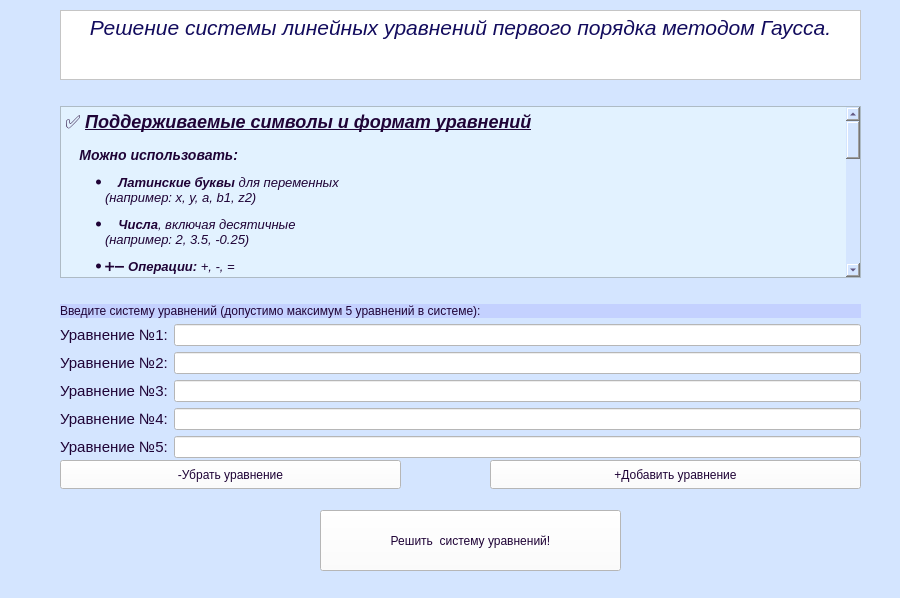
<?xml version="1.0" encoding="UTF-8"?>
<ui version="4.0">
 <class>MainWindow</class>
 <widget class="QMainWindow" name="MainWindow">
  <property name="geometry">
   <rect>
    <x>0</x>
    <y>0</y>
    <width>900</width>
    <height>598</height>
   </rect>
  </property>
  <property name="windowTitle">
   <string>Меню</string>
  </property>
  <property name="styleSheet">
   <string notr="true">color: rgb(31, 3, 54);
background-color: rgb(212, 229, 255);
</string>
  </property>
  <widget class="QWidget" name="centralwidget">
   <widget class="QPushButton" name="pushButtonSolveUrav">
    <property name="geometry">
     <rect>
      <x>320</x>
      <y>510</y>
      <width>301</width>
      <height>61</height>
     </rect>
    </property>
    <property name="styleSheet">
     <string notr="true">background-color: rgb(255, 255, 255);</string>
    </property>
    <property name="text">
     <string>Решить  систему уравнений!</string>
    </property>
   </widget>
   <widget class="QWidget" name="verticalLayoutWidget">
    <property name="geometry">
     <rect>
      <x>60</x>
      <y>10</y>
      <width>801</width>
      <height>448</height>
     </rect>
    </property>
    <layout class="QVBoxLayout" name="verticalLayout">
     <item>
      <widget class="QTextBrowser" name="textBrowser">
       <property name="maximumSize">
        <size>
         <width>16777215</width>
         <height>85</height>
        </size>
       </property>
       <property name="styleSheet">
        <string notr="true">background-color: rgb(255, 255, 255);</string>
       </property>
       <property name="html">
        <string>&lt;!DOCTYPE HTML PUBLIC &quot;-//W3C//DTD HTML 4.0//EN&quot; &quot;http://www.w3.org/TR/REC-html40/strict.dtd&quot;&gt;
&lt;html&gt;&lt;head&gt;&lt;meta name=&quot;qrichtext&quot; content=&quot;1&quot; /&gt;&lt;meta charset=&quot;utf-8&quot; /&gt;&lt;style type=&quot;text/css&quot;&gt;
p, li { white-space: pre-wrap; }
hr { height: 1px; border-width: 0; }
li.unchecked::marker { content: &quot;\2610&quot;; }
li.checked::marker { content: &quot;\2612&quot;; }
&lt;/style&gt;&lt;/head&gt;&lt;body style=&quot; font-family:'Segoe UI'; font-size:9pt; font-weight:400; font-style:normal;&quot;&gt;
&lt;p align=&quot;center&quot; style=&quot; margin-top:0px; margin-bottom:0px; margin-left:0px; margin-right:0px; -qt-block-indent:0; text-indent:0px;&quot;&gt;&lt;span style=&quot; font-size:16pt; font-style:italic; color:#120b5d;&quot;&gt;Решение системы линейных уравнений первого порядка методом Гаусcа.&lt;/span&gt;&lt;/p&gt;&lt;/body&gt;&lt;/html&gt;</string>
       </property>
      </widget>
     </item>
     <item>
      <spacer name="verticalSpacer_2">
       <property name="orientation">
        <enum>Qt::Orientation::Vertical</enum>
       </property>
       <property name="sizeHint" stdset="0">
        <size>
         <width>20</width>
         <height>40</height>
        </size>
       </property>
      </spacer>
     </item>
     <item>
      <widget class="QTextBrowser" name="textBrowser_2">
       <property name="styleSheet">
        <string notr="true">
background-color: rgb(226, 242, 255);</string>
       </property>
       <property name="html">
        <string>&lt;!DOCTYPE HTML PUBLIC &quot;-//W3C//DTD HTML 4.0//EN&quot; &quot;http://www.w3.org/TR/REC-html40/strict.dtd&quot;&gt;
&lt;html&gt;&lt;head&gt;&lt;meta name=&quot;qrichtext&quot; content=&quot;1&quot; /&gt;&lt;meta charset=&quot;utf-8&quot; /&gt;&lt;style type=&quot;text/css&quot;&gt;
p, li { white-space: pre-wrap; }
hr { height: 1px; border-width: 0; }
li.unchecked::marker { content: &quot;\2610&quot;; }
li.checked::marker { content: &quot;\2612&quot;; }
&lt;/style&gt;&lt;/head&gt;&lt;body style=&quot; font-family:'Segoe UI'; font-size:9pt; font-weight:400; font-style:normal;&quot;&gt;
&lt;h2 style=&quot; margin-top:16px; margin-bottom:12px; margin-left:0px; margin-right:0px; -qt-block-indent:0; text-indent:0px;&quot;&gt;&lt;span style=&quot; font-size:10pt; font-weight:700; font-style:italic;&quot;&gt;✅ &lt;/span&gt;&lt;span style=&quot; font-size:10pt; font-weight:700; font-style:italic; text-decoration: underline;&quot;&gt;Поддерживаемые символы и формат уравнений&lt;/span&gt;&lt;/h2&gt;
&lt;h3 style=&quot; margin-top:14px; margin-bottom:12px; margin-left:0px; margin-right:0px; -qt-block-indent:0; text-indent:0px;&quot;&gt;&lt;span style=&quot; font-size:10pt; font-weight:700; font-style:italic;&quot;&gt;📌 Можно использовать:&lt;/span&gt;&lt;/h3&gt;
&lt;ul style=&quot;margin-top: 0px; margin-bottom: 0px; margin-left: 0px; margin-right: 0px; -qt-list-indent: 1;&quot;&gt;
&lt;li style=&quot; font-size:10pt; font-style:italic;&quot; style=&quot; margin-top:12px; margin-bottom:12px; margin-left:0px; margin-right:0px; -qt-block-indent:0; text-indent:0px;&quot;&gt;🔤 &lt;span style=&quot; font-weight:700;&quot;&gt;Латинские буквы&lt;/span&gt; для переменных&lt;br /&gt;(например: &lt;span style=&quot; font-family:'Courier New';&quot;&gt;x&lt;/span&gt;, &lt;span style=&quot; font-family:'Courier New';&quot;&gt;y&lt;/span&gt;, &lt;span style=&quot; font-family:'Courier New';&quot;&gt;a&lt;/span&gt;, &lt;span style=&quot; font-family:'Courier New';&quot;&gt;b1&lt;/span&gt;, &lt;span style=&quot; font-family:'Courier New';&quot;&gt;z2&lt;/span&gt;)&lt;/li&gt;
&lt;li style=&quot; font-size:10pt; font-style:italic;&quot; style=&quot; margin-top:12px; margin-bottom:12px; margin-left:0px; margin-right:0px; -qt-block-indent:0; text-indent:0px;&quot;&gt;🔢 &lt;span style=&quot; font-weight:700;&quot;&gt;Числа&lt;/span&gt;, включая десятичные&lt;br /&gt;(например: &lt;span style=&quot; font-family:'Courier New';&quot;&gt;2&lt;/span&gt;, &lt;span style=&quot; font-family:'Courier New';&quot;&gt;3.5&lt;/span&gt;, &lt;span style=&quot; font-family:'Courier New';&quot;&gt;-0.25&lt;/span&gt;)&lt;/li&gt;
&lt;li style=&quot; font-size:10pt; font-style:italic;&quot; style=&quot; margin-top:12px; margin-bottom:12px; margin-left:0px; margin-right:0px; -qt-block-indent:0; text-indent:0px;&quot;&gt;➕➖ &lt;span style=&quot; font-weight:700;&quot;&gt;Операции:&lt;/span&gt; &lt;span style=&quot; font-family:'Courier New';&quot;&gt;+&lt;/span&gt;, &lt;span style=&quot; font-family:'Courier New';&quot;&gt;-&lt;/span&gt;, &lt;span style=&quot; font-family:'Courier New';&quot;&gt;=&lt;/span&gt;&lt;/li&gt;
&lt;li style=&quot; font-size:10pt; font-style:italic;&quot; style=&quot; margin-top:12px; margin-bottom:0px; margin-left:0px; margin-right:0px; -qt-block-indent:0; text-indent:0px;&quot;&gt;␣ &lt;span style=&quot; font-weight:700;&quot;&gt;Пробелы&lt;/span&gt;&lt;br /&gt;(игнорируются при обработке)&lt;/li&gt;&lt;/ul&gt;
&lt;p style=&quot; margin-top:12px; margin-bottom:12px; margin-left:0px; margin-right:0px; -qt-block-indent:0; text-indent:0px;&quot;&gt;&lt;span style=&quot; font-size:10pt; font-weight:700; font-style:italic;&quot;&gt;📐 Формат уравнения:&lt;/span&gt;&lt;/p&gt;
&lt;ul style=&quot;margin-top: 0px; margin-bottom: 0px; margin-left: 0px; margin-right: 0px; -qt-list-indent: 1;&quot;&gt;
&lt;li style=&quot; font-size:10pt; font-style:italic;&quot; style=&quot; margin-top:12px; margin-bottom:12px; margin-left:0px; margin-right:0px; -qt-block-indent:0; text-indent:0px;&quot;&gt;Каждое уравнение должно быть &lt;span style=&quot; font-weight:700;&quot;&gt;линейным&lt;/span&gt;.&lt;/li&gt;
&lt;li style=&quot; font-size:10pt; font-style:italic;&quot; style=&quot; margin-top:12px; margin-bottom:0px; margin-left:0px; margin-right:0px; -qt-block-indent:0; text-indent:0px;&quot;&gt;🔍 &lt;span style=&quot; font-weight:700;&quot;&gt;Пример допустимого уравнения:&lt;/span&gt;&lt;/li&gt;&lt;/ul&gt;
&lt;p style=&quot; margin-top:12px; margin-bottom:12px; margin-left:0px; margin-right:0px; -qt-block-indent:1; text-indent:0px;&quot;&gt;&lt;span style=&quot; font-size:10pt; font-weight:700; font-style:italic;&quot;&gt;2x + 3y = 5&lt;/span&gt;&lt;/p&gt;
&lt;p style=&quot; margin-top:0px; margin-bottom:0px; margin-left:0px; margin-right:0px; -qt-block-indent:0; text-indent:0px;&quot;&gt;&lt;span style=&quot; font-size:10pt; font-weight:700; font-style:italic;&quot;&gt;⚠️ Не поддерживается:&lt;/span&gt;&lt;/p&gt;
&lt;ul style=&quot;margin-top: 0px; margin-bottom: 0px; margin-left: 0px; margin-right: 0px; -qt-list-indent: 1;&quot;&gt;
&lt;li style=&quot; font-size:10pt; font-style:italic;&quot; style=&quot; margin-top:12px; margin-bottom:12px; margin-left:0px; margin-right:0px; -qt-block-indent:0; text-indent:0px;&quot;&gt;❌ Умножение с символом &lt;span style=&quot; font-family:'Courier New';&quot;&gt;*&lt;/span&gt; (например: &lt;span style=&quot; font-family:'Courier New';&quot;&gt;2*x&lt;/span&gt;)&lt;/li&gt;
&lt;li style=&quot; font-size:10pt; font-style:italic;&quot; style=&quot; margin-top:12px; margin-bottom:12px; margin-left:0px; margin-right:0px; -qt-block-indent:0; text-indent:0px;&quot;&gt;❌ Скобки &lt;span style=&quot; font-family:'Courier New';&quot;&gt;( )&lt;/span&gt;&lt;/li&gt;
&lt;li style=&quot; font-size:10pt; font-style:italic;&quot; style=&quot; margin-top:12px; margin-bottom:12px; margin-left:0px; margin-right:0px; -qt-block-indent:0; text-indent:0px;&quot;&gt;❌ Степени &lt;span style=&quot; font-family:'Courier New';&quot;&gt;^&lt;/span&gt;&lt;/li&gt;
&lt;li style=&quot; font-size:10pt; font-style:italic;&quot; style=&quot; margin-top:12px; margin-bottom:12px; margin-left:0px; margin-right:0px; -qt-block-indent:0; text-indent:0px;&quot;&gt;❌ Деление &lt;span style=&quot; font-family:'Courier New';&quot;&gt;/&lt;/span&gt;&lt;/li&gt;
&lt;li style=&quot; font-size:10pt; font-style:italic;&quot; style=&quot; margin-top:12px; margin-bottom:12px; margin-left:0px; margin-right:0px; -qt-block-indent:0; text-indent:0px;&quot;&gt;❌ Русские буквы (например: &lt;span style=&quot; font-family:'Courier New';&quot;&gt;а&lt;/span&gt;, &lt;span style=&quot; font-family:'Courier New';&quot;&gt;б&lt;/span&gt;, &lt;span style=&quot; font-family:'Courier New';&quot;&gt;х&lt;/span&gt;)&lt;/li&gt;
&lt;li style=&quot; font-size:10pt; font-style:italic;&quot; style=&quot; margin-top:12px; margin-bottom:0px; margin-left:0px; margin-right:0px; -qt-block-indent:0; text-indent:0px;&quot;&gt;❌ Специальные символы &lt;span style=&quot; font-family:'Courier New';&quot;&gt;@&lt;/span&gt;, &lt;span style=&quot; font-family:'Courier New';&quot;&gt;#&lt;/span&gt;, &lt;span style=&quot; font-family:'Courier New';&quot;&gt;!&lt;/span&gt;, и т.п.&lt;/li&gt;&lt;/ul&gt;
&lt;p style=&quot; margin-top:12px; margin-bottom:12px; margin-left:0px; margin-right:0px; -qt-block-indent:0; text-indent:0px;&quot;&gt;&lt;span style=&quot; font-size:10pt; font-weight:700; font-style:italic;&quot;&gt;🧠 Важно помнить:&lt;/span&gt;&lt;/p&gt;
&lt;ul style=&quot;margin-top: 0px; margin-bottom: 0px; margin-left: 0px; margin-right: 0px; -qt-list-indent: 1;&quot;&gt;
&lt;li style=&quot; font-size:10pt; font-style:italic;&quot; style=&quot; margin-top:12px; margin-bottom:12px; margin-left:0px; margin-right:0px; -qt-block-indent:0; text-indent:0px;&quot;&gt;Только &lt;span style=&quot; font-weight:700;&quot;&gt;один знак &lt;/span&gt;&lt;span style=&quot; font-family:'Courier New'; font-weight:700;&quot;&gt;=&lt;/span&gt; в каждом уравнении.&lt;/li&gt;
&lt;li style=&quot; font-size:10pt; font-style:italic;&quot; style=&quot; margin-top:12px; margin-bottom:12px; margin-left:0px; margin-right:0px; -qt-block-indent:0; text-indent:0px;&quot;&gt;Имя переменной может содержать &lt;span style=&quot; font-weight:700;&quot;&gt;латинские буквы и цифры&lt;/span&gt;:&lt;br /&gt;✅ &lt;span style=&quot; font-family:'Courier New';&quot;&gt;a1&lt;/span&gt;, &lt;span style=&quot; font-family:'Courier New';&quot;&gt;b2&lt;/span&gt;, &lt;span style=&quot; font-family:'Courier New';&quot;&gt;x&lt;/span&gt;&lt;br /&gt;❌ &lt;span style=&quot; font-family:'Courier New';&quot;&gt;а&lt;/span&gt; (русская &amp;quot;а&amp;quot;), &lt;span style=&quot; font-family:'Courier New';&quot;&gt;x@&lt;/span&gt;, &lt;span style=&quot; font-family:'Courier New';&quot;&gt;x^2&lt;/span&gt;&lt;/li&gt;&lt;/ul&gt;&lt;/body&gt;&lt;/html&gt;</string>
       </property>
      </widget>
     </item>
     <item>
      <spacer name="verticalSpacer">
       <property name="orientation">
        <enum>Qt::Orientation::Vertical</enum>
       </property>
       <property name="sizeHint" stdset="0">
        <size>
         <width>20</width>
         <height>40</height>
        </size>
       </property>
      </spacer>
     </item>
     <item>
      <widget class="QLabel" name="labelVvod">
       <property name="styleSheet">
        <string notr="true">background-color: rgb(196, 209, 255);</string>
       </property>
       <property name="text">
        <string>Введите систему уравнений (допустимо максимум 5 уравнений в системе):</string>
       </property>
      </widget>
     </item>
     <item>
      <layout class="QFormLayout" name="formLayout">
       <item row="0" column="0">
        <widget class="QLabel" name="labelUrav1">
         <property name="styleSheet">
          <string notr="true"/>
         </property>
         <property name="text">
          <string>&lt;html&gt;&lt;head/&gt;&lt;body&gt;&lt;p&gt;&lt;span style=&quot; font-size:11pt;&quot;&gt;Уравнение №1:&lt;/span&gt;&lt;/p&gt;&lt;/body&gt;&lt;/html&gt;</string>
         </property>
        </widget>
       </item>
       <item row="0" column="1">
        <widget class="QLineEdit" name="lineEditUrav1">
         <property name="styleSheet">
          <string notr="true">background-color: rgb(255, 255, 255);</string>
         </property>
        </widget>
       </item>
       <item row="1" column="0">
        <widget class="QLabel" name="labelUrav2">
         <property name="text">
          <string>&lt;html&gt;&lt;head/&gt;&lt;body&gt;&lt;p&gt;&lt;span style=&quot; font-size:11pt;&quot;&gt;Уравнение №2:&lt;/span&gt;&lt;/p&gt;&lt;/body&gt;&lt;/html&gt;</string>
         </property>
        </widget>
       </item>
       <item row="1" column="1">
        <widget class="QLineEdit" name="lineEditUrav2">
         <property name="styleSheet">
          <string notr="true">background-color: rgb(255, 255, 255);</string>
         </property>
        </widget>
       </item>
       <item row="2" column="0">
        <widget class="QLabel" name="labelUrav3">
         <property name="text">
          <string>&lt;html&gt;&lt;head/&gt;&lt;body&gt;&lt;p&gt;&lt;span style=&quot; font-size:11pt;&quot;&gt;Уравнение №3:&lt;/span&gt;&lt;/p&gt;&lt;/body&gt;&lt;/html&gt;</string>
         </property>
        </widget>
       </item>
       <item row="2" column="1">
        <widget class="QLineEdit" name="lineEditUrav3">
         <property name="styleSheet">
          <string notr="true">background-color: rgb(255, 255, 255);</string>
         </property>
        </widget>
       </item>
       <item row="3" column="0">
        <widget class="QLabel" name="labelUrav4">
         <property name="text">
          <string>&lt;html&gt;&lt;head/&gt;&lt;body&gt;&lt;p&gt;&lt;span style=&quot; font-size:11pt;&quot;&gt;Уравнение №4:&lt;/span&gt;&lt;/p&gt;&lt;/body&gt;&lt;/html&gt;</string>
         </property>
        </widget>
       </item>
       <item row="3" column="1">
        <widget class="QLineEdit" name="lineEditUrav4">
         <property name="styleSheet">
          <string notr="true">background-color: rgb(255, 255, 255);</string>
         </property>
        </widget>
       </item>
       <item row="4" column="0">
        <widget class="QLabel" name="labelUrav5">
         <property name="styleSheet">
          <string notr="true"/>
         </property>
         <property name="text">
          <string>&lt;html&gt;&lt;head/&gt;&lt;body&gt;&lt;p&gt;&lt;span style=&quot; font-size:11pt;&quot;&gt;Уравнение №5:&lt;/span&gt;&lt;/p&gt;&lt;/body&gt;&lt;/html&gt;</string>
         </property>
        </widget>
       </item>
       <item row="4" column="1">
        <widget class="QLineEdit" name="lineEditUrav5">
         <property name="styleSheet">
          <string notr="true">background-color: rgb(255, 255, 255);</string>
         </property>
        </widget>
       </item>
      </layout>
     </item>
    </layout>
   </widget>
   <widget class="QPushButton" name="pushButtonDelUrav_2">
    <property name="geometry">
     <rect>
      <x>60</x>
      <y>460</y>
      <width>341</width>
      <height>29</height>
     </rect>
    </property>
    <property name="styleSheet">
     <string notr="true">background-color: rgb(255, 255, 255);</string>
    </property>
    <property name="text">
     <string>-Убрать уравнение</string>
    </property>
   </widget>
   <widget class="QPushButton" name="pushButtonAddUrav">
    <property name="geometry">
     <rect>
      <x>490</x>
      <y>460</y>
      <width>371</width>
      <height>29</height>
     </rect>
    </property>
    <property name="styleSheet">
     <string notr="true">background-color: rgb(255, 255, 255);</string>
    </property>
    <property name="text">
     <string>+Добавить уравнение</string>
    </property>
   </widget>
  </widget>
 </widget>
 <resources/>
 <connections/>
</ui>
